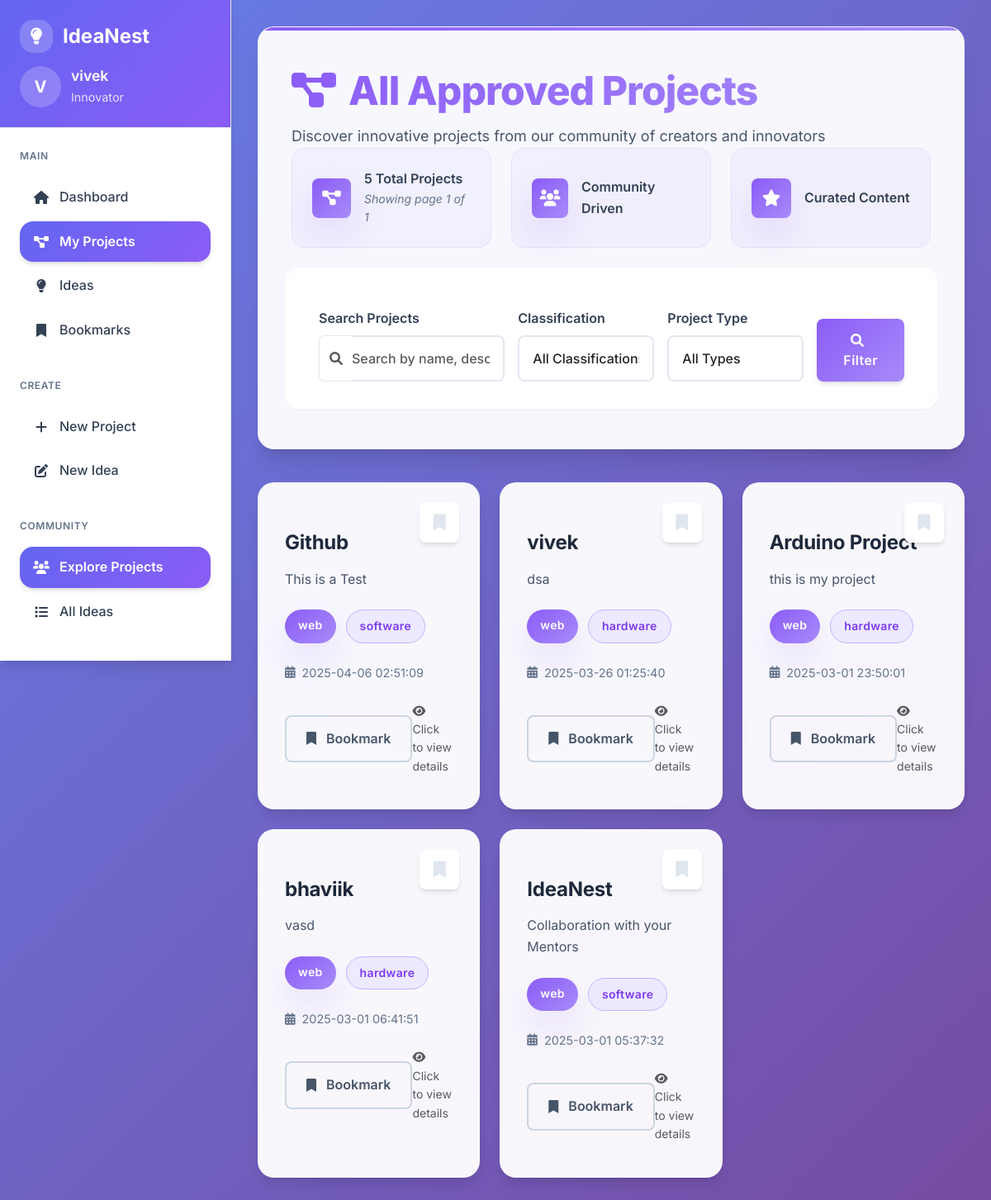
/user/all_projects.php, run on the app's committed database.
### tables this page shows
CREATE TABLE `admin_approved_projects` (
  `id` int(5) NOT NULL,
  `project_name` varchar(255) NOT NULL,
  `project_type` varchar(50) NOT NULL,
  `classification` varchar(100) DEFAULT NULL,
  `description` text NOT NULL,
  `language` varchar(100) NOT NULL,
  `image_path` varchar(255) DEFAULT NULL,
  `video_path` varchar(255) DEFAULT NULL,
  `code_file_path` varchar(255) DEFAULT NULL,
  `instruction_file_path` varchar(255) DEFAULT NULL,
  `submission_date` timestamp NULL DEFAULT current_timestamp(),
  `status` enum('pending','approved','rejected') NOT NULL DEFAULT 'pending'
);

### user/all_projects.php (the view, shortened to what this page needs)
<?php
include '../Login/Login/db.php';
$session_id = session_id();
$search = isset($_GET['search']) ? trim($_GET['search']) : '';
$projects_per_page = 9;
$current_page_num = isset($_GET['page']) ? max(1, intval($_GET['page'])) : 1;
$offset = ($current_page_num - 1) * $projects_per_page;
$count_sql = "SELECT COUNT(*) as total FROM admin_approved_projects ap WHERE 1=1";
$count_stmt = $conn->prepare($count_sql);
$count_stmt->execute();
$total_projects = $count_stmt->get_result()->fetch_assoc()['total'];
$total_pages = ceil($total_projects / $projects_per_page);
$sql = "SELECT ap.*, CASE WHEN b.project_id IS NOT NULL THEN 1 ELSE 0 END AS is_bookmarked
        FROM admin_approved_projects ap
        LEFT JOIN bookmark b ON ap.id = b.project_id AND b.user_id = ?
        WHERE 1=1";
$params = [$session_id];
$types = "s";
$sql .= " ORDER BY ap.submission_date DESC LIMIT ? OFFSET ?";
$params[] = $projects_per_page;
$params[] = $offset;
$types .= "ii";
$stmt = $conn->prepare($sql);
$stmt->bind_param($types, ...$params);
$stmt->execute();
$result = $stmt->get_result();
$projects = [];
if ($result && $result->num_rows > 0) {
    while ($row = $result->fetch_assoc()) {
        $projects[] = $row;
    }
}
?>
<!DOCTYPE html>
<html lang="en">
<head>
    <link href="https://cdn.jsdelivr.net/npm/bootstrap@5.3.0/dist/css/bootstrap.min.css" rel="stylesheet">
    <link rel="stylesheet" href="https://cdnjs.cloudflare.com/ajax/libs/font-awesome/6.0.0/css/all.min.css">
</head>
<body>
<?php include "layout.php"; ?>
<main class="main-content">
    <div class="projects-header fade-in-up">
        <h2><i class="fas fa-project-diagram me-3"></i>All Approved Projects</h2>
        <p class="mb-0">Discover innovative projects from our community of creators and innovators</p>
        <div class="projects-stats">
            <div class="stat-item hover-lift">
                <div class="stat-icon">
                    <i class="fas fa-project-diagram"></i>
                </div>
                <div>
                    <div class="stat-text"><?php echo $total_projects; ?> Total Projects</div>
                    <div class="pagination-summary">Showing page <?php echo $current_page_num; ?> of <?php echo $total_pages; ?></div>
                </div>
            </div>
            <div class="stat-item hover-lift">
                <div class="stat-icon">
                    <i class="fas fa-users"></i>
                </div>
                <div class="stat-text">Community Driven</div>
            </div>
            <div class="stat-item hover-lift">
                <div class="stat-icon">
                    <i class="fas fa-star"></i>
                </div>
                <div class="stat-text">Curated Content</div>
            </div>
        </div>
        <form method="get" class="filter-form row g-3 align-items-end">
            <div class="col-12 col-md-4">
                <label for="search" class="form-label">Search Projects</label>
                <div class="input-group">
                        <span class="input-group-text bg-white border-end-0" style="border-color: var(--gray-200);">
                            <i class="fas fa-search text-muted"></i>
                        </span>
                    <input type="text" class="form-control border-start-0 ps-0" id="search" name="search"
                           placeholder="Search by name, description, type..."
                           value="<?php echo htmlspecialchars($search); ?>">
                </div>
            </div>
            <div class="col-6 col-md-3">
                <label for="classification" class="form-label">Classification</label>
                <select class="form-select" id="classification" name="classification">
                    <option value="">All Classifications</option>
                </select>
            </div>
            <div class="col-6 col-md-3">
                <label for="type" class="form-label">Project Type</label>
                <select class="form-select" id="type" name="type">
                    <option value="">All Types</option>
                </select>
            </div>
            <div class="col-12 col-md-2 d-grid">
                <button type="submit" class="btn btn-primary hover-lift">
                    <i class="fas fa-search me-2"></i>Filter
                </button>
            </div>
        </form>
    </div>
    <div class="row g-4 mb-4">
        <?php if (count($projects) > 0): ?>
            <?php foreach ($projects as $index => $project): ?>
                <div class="col-12 col-md-6 col-xl-4">
                    <div class="card project-card h-100 fade-in-up" style="animation-delay: <?php echo $index * 0.1; ?>s;">
                        <form method="post" class="bookmark-float">
                            <button type="submit" name="toggle_bookmark"
                                    title="<?php echo $project['is_bookmarked'] ? 'Remove from bookmarks' : 'Add to bookmarks'; ?>">
                                <i class="fas fa-bookmark"
                                   style="color: <?php echo $project['is_bookmarked'] ? '#8B5CF6' : '#cbd5e1'; ?>;
                                           opacity: <?php echo $project['is_bookmarked'] ? '1' : '0.6'; ?>;"></i>
                            </button>
                        </form>
                        <div class="card-body" data-bs-toggle="modal" data-bs-target="#projectModal<?php echo $project['id']; ?>">
                            <h5 class="card-title"><?php echo htmlspecialchars($project['project_name']); ?></h5>
                            <p class="card-text">
                                <?php echo htmlspecialchars(mb_strimwidth($project['description'], 0, 120, '...')); ?>
                            </p>
                            <div class="project-badges">
                                    <span class="project-badge badge-classification">
                                        <?php echo htmlspecialchars($project['classification']); ?>
                                    </span>
                                <?php if (!empty($project['project_type'])): ?>
                                    <span class="project-badge badge-type">
                                            <?php echo htmlspecialchars($project['project_type']); ?>
                                        </span>
                                <?php endif; ?>
                            </div>
                            <div class="project-date">
                                <i class="fas fa-calendar-alt"></i>
                                <span><?php echo isset($project['submission_date']) ? htmlspecialchars($project['submission_date']) : (isset($project['created_at']) ? htmlspecialchars($project['created_at']) : ''); ?></span>
                            </div>
                            <div class="d-flex align-items-center justify-content-between">
                                <form method="post" style="display:inline;">
                                    <button type="submit" name="toggle_bookmark"
                                            class="bookmark-inline<?php echo $project['is_bookmarked'] ? ' bookmarked' : ''; ?>">
                                        <i class="fas fa-bookmark"></i>
                                        <span><?php echo $project['is_bookmarked'] ? 'Bookmarked' : 'Bookmark'; ?></span>
                                    </button>
                                </form>
                                <small class="text-muted">
                                    <i class="fas fa-eye me-1"></i>Click to view details
                                </small>
                            </div>
                        </div>
                    </div>
                </div>
            <?php endforeach; ?>
        <?php endif; ?>
    </div>
</main>
</body
</html>

### data on the page
admin_approved_projects: project_name "Github", description "This is a Test", classification "web", project_type "software", submission_date "2025-04-06 02:51:09"
admin_approved_projects: project_name "vivek", description "dsa", classification "web", project_type "hardware", submission_date "2025-03-26 01:25:40"
admin_approved_projects: project_name "Arduino Project", description "this is my project", classification "web", project_type "hardware", submission_date "2025-03-01 23:50:01"
admin_approved_projects: project_name "bhaviik", description "vasd", classification "web", project_type "hardware", submission_date "2025-03-01 06:41:51"
admin_approved_projects: project_name "IdeaNest", description "Collaboration with your Mentors", classification "web", project_type "software", submission_date "2025-03-01 05:37:32"

### other printed values
$user_initial "V"
$user_name "vivek"
$total_projects "5"
$current_page_num "1"
$total_pages "1"
